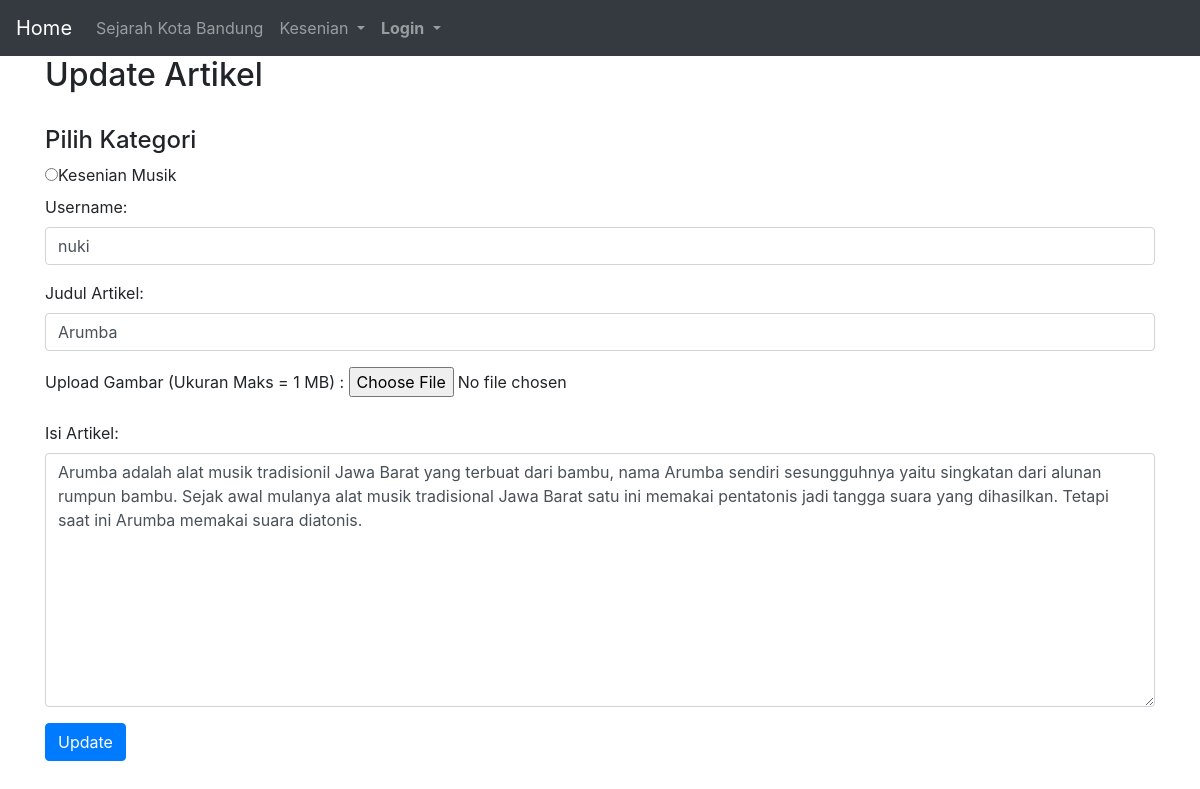
The page /updatemusik.php?id=1 on the database its author committed.
### tables this page shows
CREATE TABLE `kesenianmusik` (
  `id` int(100) NOT NULL,
  `user` varchar(100) NOT NULL,
  `judul` varchar(100) NOT NULL,
  `gambar` varchar(200) NOT NULL,
  `isi` text NOT NULL
);

### updatemusik.php (the view, shortened to what this page needs)
<!DOCTYPE html>
<html lang="en">
<head>
  <link rel="stylesheet" href="https://maxcdn.bootstrapcdn.com/bootstrap/4.0.0-beta.2/css/bootstrap.min.css">
  </head>
  <?php
	include_once('konek.php');
	include_once('navbar.php');
	$update1= mysqli_query($dbcon,"SELECT * FROM kesenianmusik where id = '".$_GET['id']."'");
	?>
	<?php
	while ($data=mysqli_fetch_array($update1)){ ?>
  <body>
<div class="container" >
	<h2>Update Artikel</h2>
  <form method="POST" action="" enctype="multipart/form-data">
	<div>
		<h4>Pilih Kategori</h4>
		<label class="radio-inline">
			<input type="radio" name="pilih1">Kesenian Musik
		</label>
	</div>
    <div class="form-group">
		<label for="user">Username:</label>
		<input type="text" class="form-control" id="user" placeholder="Masukkan Username" name="user" value="<?php echo $data['user'];?>"/></input>
    </div>
	<div class="form-group">
		<label for="judul">Judul Artikel:</label>
		<input type="text" class="form-control" id="judul" placeholder="Masukkan Judul" name="judul" value="<?php echo $data['judul'];?>"/></input>
    </div>
	<div>
		<td colspan="4">Upload Gambar (Ukuran Maks = 1 MB) : <input type="file" name="gambar" required value="<?php echo $data['gambar'];?>"/>  </td>
	</div>
	<div class="form-group">
		<label for="text">Isi Artikel:</label>
		<textarea class="form-control" rows="10" id="text" name="tulis"><?php echo $data['isi'];?></textarea>
    </div>
		<button type="submit" class="btn btn-primary" name="submit">Update</button>
  </form>
</div>
	<?php
	} ?>
</body>
</html>

### rows shown on the page
kesenianmusik: user "nuki", judul "Arumba", tulis "Arumba adalah alat musik tradisionil Jawa Barat yang terbuat dari bambu, nama Arumba sendiri sesungguhnya yaitu singkatan dari alunan rumpun bambu. Sejak awal mulanya alat musik tradisional Jawa Barat satu ini memakai pentatonis jadi tangga suara yang dihasilkan. Tetapi saat ini Arumba memakai suara diatonis."
